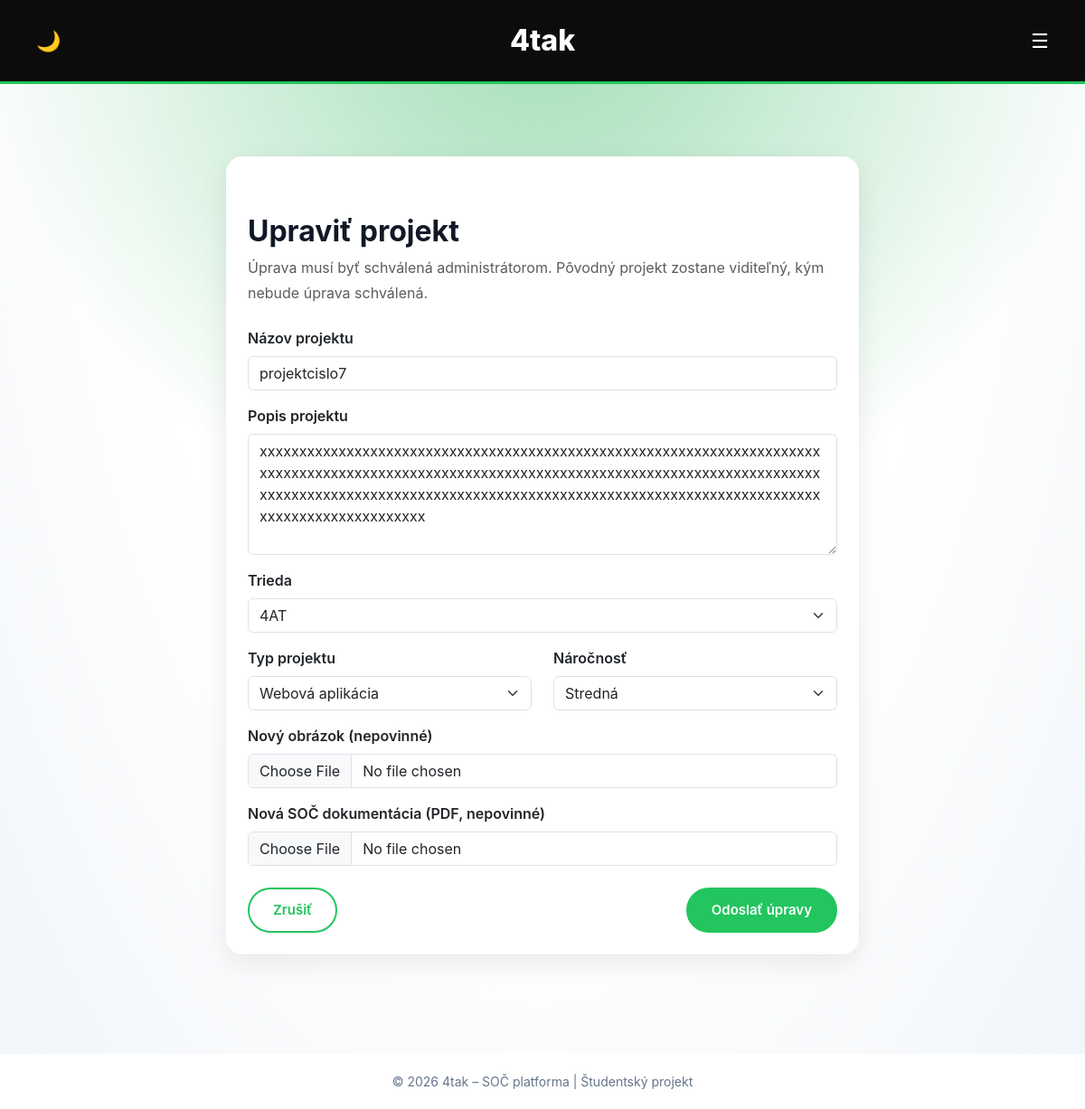
The page /projects/11/edit/ (signed in) on the database its author committed.
### projects/models.py (models this page shows, shortened)
class Project(models.Model):
    PROJECT_TYPE_CHOICES = [
        ('web', 'Webová aplikácia'),
        ('physical', 'Fyzická práca'),
    ]
    DIFFICULTY_CHOICES = [
        (1, 'Veľmi ľahká'),
        (2, 'Ľahká'),
        (3, 'Stredná'),
        (4, 'Ťažká'),
        (5, 'Veľmi ťažká'),
    ]
    CLASS_CHOICES = [
        ('4AT', '4AT'),
        ('4AS', '4AS'),
        ('4AM', '4AM'),
        ('4AI', '4AI'),
        ('4BI', '4BI'),
        ('4CI', '4CI'),
        ('4AE', '4AE'),
        ('3AT', '3AT'),
        ('3AS', '3AS'),
        ('3AM', '3AM'),
        ('3AI', '3AI'),
        ('3BI', '3BI'),
        ('3CI', '3CI'),
        ('3AE', '3AE'),
    ]
    mentor = models.ForeignKey(
        User,
        on_delete=models.SET_NULL,
        null=True,
        blank=True,
        related_name='mentored_projects'
    )
    title = models.CharField(max_length=200)
    functionality = models.TextField()
    project_type = models.CharField(
        max_length=10,
        choices=PROJECT_TYPE_CHOICES
    )
    difficulty = models.IntegerField(
    choices=DIFFICULTY_CHOICES
    )
    school_class = models.CharField(
        max_length=3,
        choices=CLASS_CHOICES,
        blank=True,
        null=True
    )
    image = models.ImageField(
        upload_to='projects/images/',
        blank=True,
        null=True
    )
    documentation_pdf = models.FileField(
        upload_to='projects/pdfs/',
        blank=True,
        null=True
    )
    video_url = models.URLField(blank=True, null=True)
    author = models.ForeignKey(User, on_delete=models.CASCADE)
    created_at = models.DateTimeField(auto_now_add=True)
    approved = models.BooleanField(default=False)

### projects/views.py (the view, shortened to what this page needs)
# urls.py: path('projects/<int:pk>/edit/', project_edit, name='project_edit'),
@login_required
def project_edit(request, pk):
    project = get_object_or_404(Project, pk=pk, author=request.user)
    return render(request, "projects/project_edit.html", {
        "project": project
    })

### projects/templates/projects/project_edit.html (shortened to what this page needs)
{% extends "projects/base.html" %}
{% block content %}
<div class="d-flex justify-content-center">
    <div class="card p-4" style="max-width: 700px; width: 100%;">
        <h2 class="mb-2">Upraviť projekt</h2>
        <p class="text-muted mb-4">
            Úprava musí byť schválená administrátorom.
            Pôvodný projekt zostane viditeľný, kým nebude úprava schválená.
        </p>
        <form method="post" enctype="multipart/form-data">
            <div class="mb-3">
                <label class="form-label fw-semibold">Názov projektu</label>
                <input type="text"
                       name="title"
                       class="form-control"
                       value="{{ project.title }}"
                       required>
            </div>
            <div class="mb-3">
                <label class="form-label fw-semibold">Popis projektu</label>
                <textarea name="functionality"
                          class="form-control"
                          rows="5"
                          required>{{ project.functionality }}</textarea>
            </div>
            <div class="mb-3">
                <label class="form-label fw-semibold">Trieda</label>
                <select name="school_class" class="form-select" required>
                    {% for value, label in project.CLASS_CHOICES %}
                        <option value="{{ value }}"
                            {% if project.school_class == value %}selected{% endif %}>
                            {{ label }}
                        </option>
                    {% endfor %}
                </select>
            </div>
            <div class="row">
                <div class="col-md-6 mb-3">
                    <label class="form-label fw-semibold">Typ projektu</label>
                    <select name="project_type" class="form-select" required>
                        {% for key, label in project.PROJECT_TYPE_CHOICES %}
                            <option value="{{ key }}"
                                {% if project.project_type == key %}selected{% endif %}>
                                {{ label }}
                            </option>
                        {% endfor %}
                    </select>
                </div>
                <div class="col-md-6 mb-3">
                    <label class="form-label fw-semibold">Náročnosť</label>
                    <select name="difficulty" class="form-select" required>
                        {% for value, label in project.DIFFICULTY_CHOICES %}
                            <option value="{{ value }}"
                                {% if project.difficulty == value %}selected{% endif %}>
                                {{ label }}
                            </option>
                        {% endfor %}
                    </select>
                </div>
            </div>
            <div class="mb-3">
                <label class="form-label fw-semibold">
                    Nový obrázok (nepovinné)
                </label>
                <input type="file" name="image" class="form-control">
            </div>
            <div class="mb-4">
                <label class="form-label fw-semibold">
                    Nová SOČ dokumentácia (PDF, nepovinné)
                </label>
                <input type="file"
                       name="documentation_pdf"
                       class="form-control"
                       accept=".pdf">
            </div>
            <div class="d-flex justify-content-between">
                <a href="{% url 'project_detail' project.pk %}"
                   class="btn btn-outline-secondary">
                    Zrušiť
                </a>
                <button type="submit" class="btn btn-success">
                    Odoslať úpravy
                </button>
            </div>
        </form>
    </div>
</div>
{% endblock %}

### projects/templates/projects/base.html (style rules this page uses)
:root { --bg-main: #f1f5f9; --bg-card: #ffffff; --bg-soft: #c4c5c9; --header-bg: #0c0c0c; --text-main: #111827; --text-muted: #4b5563; --green: #22c55e; --green-dark: #15803d; --glow-color: rgba(0, 158, 50, 0.299); --bg-grad-1: #ffffff; --bg-grad-2: #ffffff; }
body { margin: 0; font-family: "Inter", Arial, Helvetica, sans-serif; color: var(--text-main); z-index: 10; background: radial-gradient( circle at top, var(--glow-color), transparent 45% ), radial-gradient( ellipse at top, var(--bg-grad-1) 0%, var(--bg-grad-2) 55%, var(--bg-main) 100% ); background-attachment: fixed; transition: background 0.4s ease, color 0.3s ease; }
body { color: var(--text-main); }
p, span, li { color: var(--text-muted); }
h1, h2, h3, h4, h5 { color: var(--text-main); }
body::before { content: ""; position: fixed; inset: 0; pointer-events: none; z-index: -1; background: radial-gradient( circle at top, rgba(34, 197, 94, 0.12), transparent 45% ); }
* { transition: background-color 0.3s ease, color 0.2s ease, box-shadow 0.3s ease; }
h2 { font-weight: 700; margin-top: 40px; }
p { line-height: 1.7; }
.card { background-color: var(--bg-card); border-radius: 18px; z-index: 10; padding: 32px; border: none; box-shadow: 0 10px 30px rgba(0,0,0,0.08); margin-bottom: 30px; transition: all 0.25s ease; }
.card p, .card span, .card small { color: var(--text-main); }
.btn, .btn-primary, .btn-outline-secondary, .btn-success, .btn-outline-success { display: inline-flex; align-items: center; justify-content: center; gap: 8px; padding: 12px 26px; border-radius: 999px; font-weight: 600; font-size: 15px; text-decoration: none; cursor: pointer; border: 2px solid transparent; transition: all 0.2s ease; }
.btn-green, .btn-primary, .btn-success { background-color: var(--green); color: white; border-color: var(--green); }
.btn-green-outline, .btn-outline-secondary, .btn-outline-success { background-color: transparent; color: var(--green); border-color: var(--green); }
body::before { content: ""; position: fixed; inset: 0; pointer-events: none; z-index: 0; background: radial-gradient( circle at top, rgba(34, 197, 94, 0.12), transparent 45% ); }
.card, .feature { box-shadow: 0 10px 30px rgba(0,0,0,0.08), 0 0 0 1px rgba(0,0,0,0.02); }

### rows shown on the page
Project: title "projektcislo7", functionality "xxxxxxxxxxxxxxxxxxxxxxxxxxxxxxxxxxxxxxxxxxxxxxxxxxxxxxxxxxxxxxxxxxxxxxxxxxxxxxxxxxxxxxxxxxxxxxxxxxxxxxxxxxxxxxxxxxxxxxxxxxxxxxxxxxxxxxxxxxxxxxxxxxxxxxxxxxxxxxxxxxxxxxxxxxxxxxxxxxxxxxxxxxxxxxxxxxxxxxxxxxxxxxxxxxxxxxxxxxxxxxxxxxxxxxxxxx", school_class "4AT", project_type "Webová aplikácia", difficulty "Stredná"
